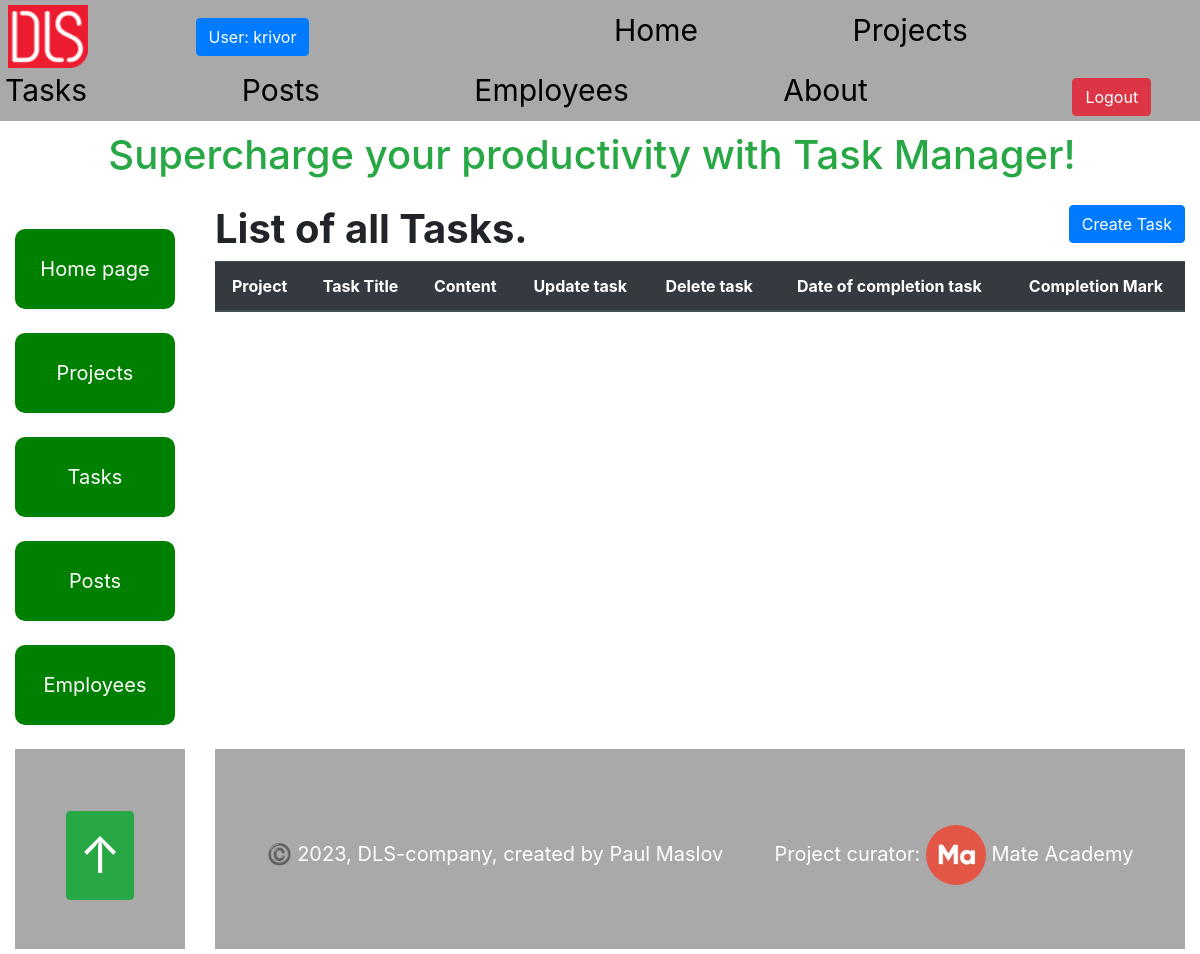
Page /tasks/ (signed in) on the earlier database version.
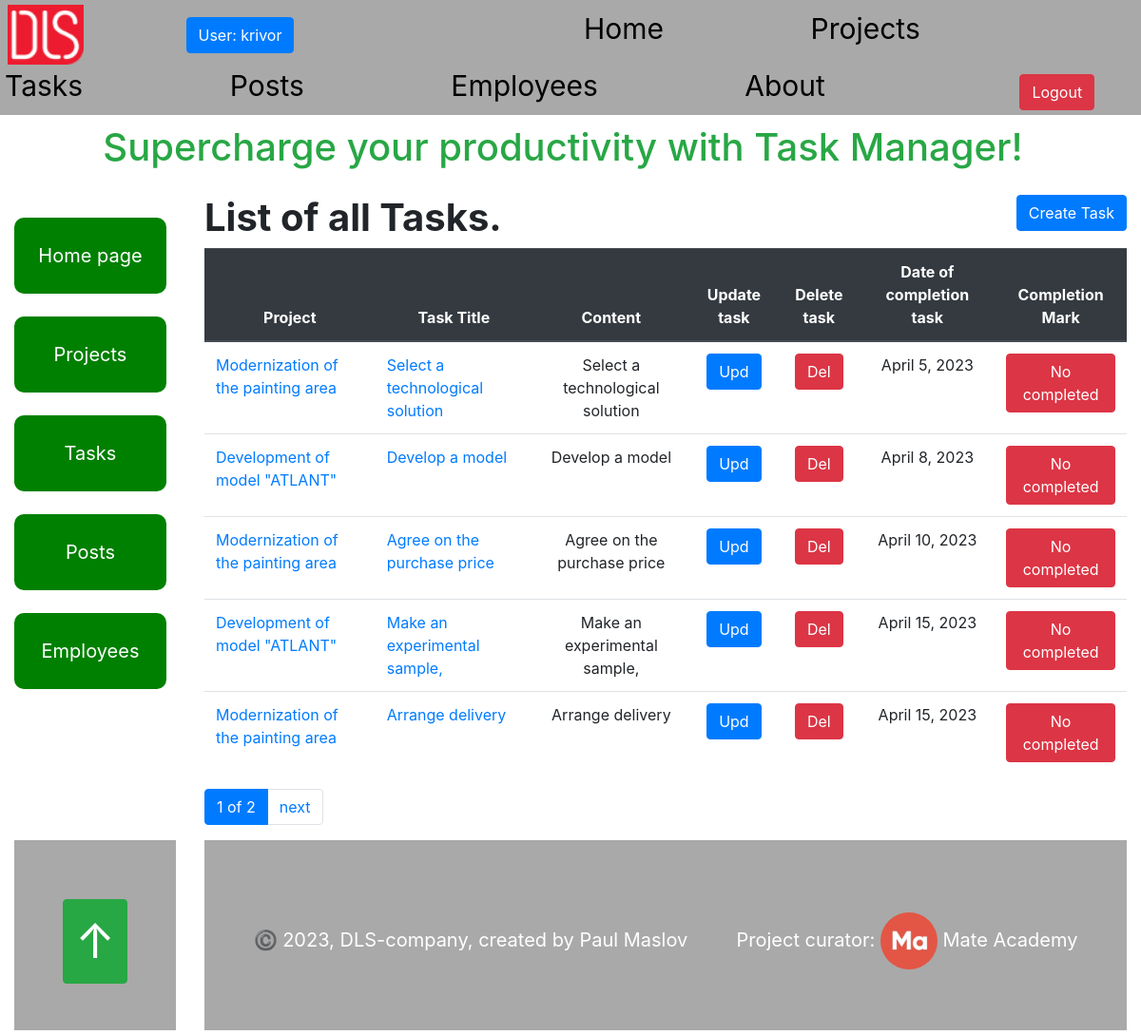
Same page on the later database version.
### task_manager/models.py (models this page shows, shortened)
class Task(models.Model):
    PRIORITY_CHOICES = (
        ("A", "Urgent"),
        ("B", "No_delay"),
        ("C", "Need"),
    )
    name = models.CharField(max_length=255)
    description = models.TextField(null=True, blank=True)
    created_time = models.DateTimeField(auto_now_add=True)
    deadline = models.DateField(null=True, blank=True)
    is_completed = models.BooleanField()
    priority = models.CharField(
        max_length=1,
        choices=PRIORITY_CHOICES,
        default="B"
    )
    project = models.ForeignKey(Project, on_delete=models.CASCADE, related_name="task")
    assignees = models.ManyToManyField(Employee, related_name="task")
    class Meta:
        ordering = ["deadline", "priority"]

class Project(models.Model):
    name = models.CharField(max_length=255)
    description = models.TextField(null=True, blank=True)
    created_time = models.DateTimeField(auto_now_add=True)
    deadline = models.DateField(null=True, blank=True)
    is_completed = models.BooleanField()
    owner = models.ForeignKey(
        Employee,
        on_delete=models.CASCADE,
        related_name="project",
    )
    team = models.ForeignKey(
        Team,
        on_delete=models.CASCADE,
    )
    project_type = models.ForeignKey(
        ProjectType,
        on_delete=models.CASCADE,
    )
    class Meta:
        ordering = ["deadline"]

### task_manager/views.py (the view)
# urls.py: path("tasks/", TaskListView.as_view(), name="task-list"),
class TaskListView(LoginRequiredMixin, generic.ListView):
    model = Task
    paginate_by = 5
    queryset = Task.objects.select_related(
        "project"
    ).prefetch_related("assignees").order_by("deadline")

### templates/task_manager/task_list.html
{% extends "base.html" %}
{% block content %}
  <h1>
    <strong>List of all Tasks.</strong>
    <a
      class="btn btn-primary"
      style="float: right"
      href="{% url 'task_manager:task-create' %}">
      Create Task
    </a>
  </h1>
  <table class="table">
    <thead class="thead-dark">
      <tr class="text-center">
        <th scope="col">Project</th>
        <th scope="col">Task Title</th>
        <th scope="col">Content</th>
        <th scope="col">Update task</th>
        <th scope="col">Delete task</th>
        <th scope="col">Date of completion task</th>
        <th scope="col">Completion Mark</th>
      </tr>
    </thead>
    <tbody>
    {% for task in task_list %}
      <tr>
        <td><a href="{% url 'task_manager:project-detail' pk=task.project.id %}">{{ task.project.name }}</a></td>
        <td><a href="{% url 'task_manager:task-detail' pk=task.id %}">{{ task.name }}</a></td>
        <td class="text-center">{{ task.description }}</td>
        <td class="text-center">
          <a class="btn btn-primary" href="{% url 'task_manager:task-update' pk=task.id %}">
            Upd
          </a>
        </td>
        <td class="text-center">
          <a class="btn btn-danger" href="{% url 'task_manager:task-delete' pk=task.id %}">
            Del
          </a>
        </td>
        <td class="text-center">{{ task.deadline }}</td>
        <td class="text-center">
        {% if task.is_completed %}
          <a
            class="btn btn-success"
            href="#">
            Completed
          </a>
          {% else %}
           <a
            class="btn btn-danger"
            href="#">
            No completed
          </a>
        {% endif %}
        </td>
      </tr>
    {% endfor %}
    </tbody>
  </table>
{% endblock %}

Differences in the rows shown:
added Task: project.name "Modernization of the painting area", name "Select a technological solution", description "Select a technological solution", deadline "April 5, 2023", is_completed "No completed"
added Task: project.name "Development of model \"ATLANT\"", name "Develop a model", description "Develop a model", deadline "April 8, 2023", is_completed "No completed"
added Task: project.name "Modernization of the painting area", name "Agree on the purchase price", description "Agree on the purchase price", deadline "April 10, 2023", is_completed "No completed"
added Task: project.name "Development of model \"ATLANT\"", name "Make an experimental sample,", description "Make an experimental sample,", deadline "April 15, 2023", is_completed "No completed"
added Task: project.name "Modernization of the painting area", name "Arrange delivery", description "Arrange delivery", deadline "April 15, 2023", is_completed "No completed"
Other differences:
{{ page_obj.number }}: (not shown) → "1"
{{ paginator.num_pages }}: (not shown) → "2"
text now shown: "of next"
